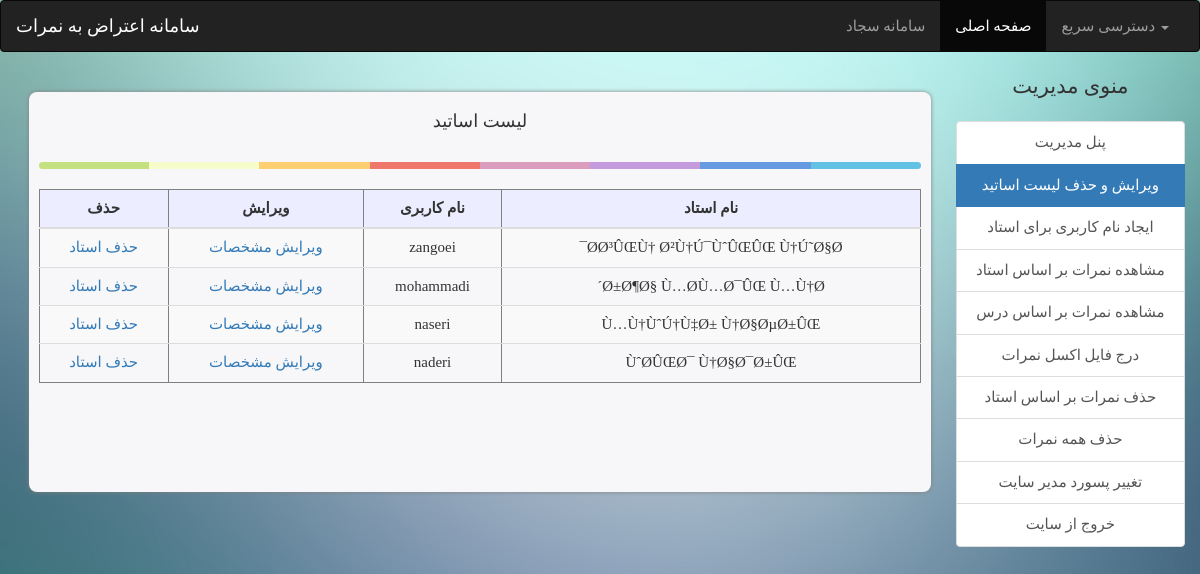
Page /admin/ostad_list.php (signed in) on the committed database.
### tables this page shows
CREATE TABLE IF NOT EXISTS `ostad_login` (
  `id` int(11) NOT NULL AUTO_INCREMENT,
  `ostad_name` varchar(200) NOT NULL,
  `user` varchar(50) NOT NULL,
  `pass` varchar(70) NOT NULL,
  PRIMARY KEY (`id`),
  UNIQUE KEY `user` (`user`),
  UNIQUE KEY `ostad_name` (`ostad_name`),
  KEY `ostad_name_2` (`ostad_name`)
);

### admin/ostad_list.php (the view, shortened to what this page needs)
<!DOCTYPE html PUBLIC "-//W3C//DTD XHTML 1.0 Transitional//EN" "http://www.w3.org/TR/xhtml1/DTD/xhtml1-transitional.dtd">
<html xmlns="http://www.w3.org/1999/xhtml">
<head>
<link rel="stylesheet" href="/bootstrap/css/bootstrap.min.css">
<link rel="stylesheet" href="../style.css">
</head>
<body>
<nav class="navbar navbar-inverse">
  <div class="container-fluid">
    <div class="navbar-header">
      <a class="navbar-brand" href="../" style="color:#FFF">سامانه اعتراض به نمرات</a>
    </div>
    <div class="collapse navbar-collapse" id="bs-example-navbar-collapse-1">
      <ul class="nav navbar-nav navbar-right">
        <li><a href="https://edu.uast.ac.ir/">سامانه سجاد</a></li>
        <li class="active"><a href="../">صفحه اصلی <span class="sr-only">(current)</span></a></li>
        <li class="dropdown">
          <a href="#" class="dropdown-toggle" data-toggle="dropdown" role="button" aria-haspopup="true" aria-expanded="false">دسترسی سریع <span class="caret"></span></a>
        </li>
      </ul>
    </div>
  </div>
</nav>
<div class="wrapper">
			<?php
			if(isset($_SESSION['admin']) && $_SESSION['admin'] == true){
				?>
                <div class="menur">
            <div class="col-md-2" align="center" dir="rtl">
                <p class="lead" style="font-family:Tahoma" align="center" >منوی مدیریت</p>
                <div class="list-group"  >
                	<a href="../admin/" class="list-group-item" >پنل مدیریت</a>
                    <a href="../admin/ostad_list.php" class="list-group-item active">ویرایش و حذف لیست اساتید</a>
                    <a href="../admin/create.php" class="list-group-item">ایجاد نام کاربری برای استاد</a>
                    <a href="../admin/view_course_by_ostad.php" class="list-group-item">مشاهده نمرات بر اساس استاد</a>
                    <a href="../admin/view_course_by_name.php" class="list-group-item">مشاهده نمرات بر اساس درس</a>
 <a href="../admin/import.php" class="list-group-item">درج فایل اکسل نمرات</a>
                    <a href="../admin/delete_grades_by_ostad_name.php" class="list-group-item">حذف نمرات بر اساس استاد</a>
                        <a href="../admin/delete_all.php" class="list-group-item">حذف همه نمرات</a>
                         <a href="../admin/change_pwd.php" class="list-group-item">تغییر پسورد مدیر سایت</a>
                            <a href="../admin/sign_out.php" class="list-group-item">خروج از سایت</a>
                </div>
            </div></div> <div class="menul" >
         <?php       }   ?>
<div id="lcontainer"  align="center" style="width:94%; min-height:400px;  float:none;" >
			<?php
		if(isset($_SESSION['admin']) && $_SESSION['admin'] == true){
			?>
  <?php
			$result=mysql_query("SELECT * FROM ostad_login ORDER BY ostad_name");
$num_rows = mysql_num_rows($result);
			if ($num_rows>0){
				echo    '
	<h4 class="form-signin-heading">لیست اساتید</h4>
		<hr class="colorgraph">
				<table border="1"  width="85%" dir="rtl" class="table table-striped">
  <thead class="thead-default">
				          <tr bgcolor="#eceeff">
    <th style="text-align:center;">نام استاد</th>
    <th style="text-align:center;">نام کاربری</th>
    <th style="text-align:center;">ویرایش</th>
     <th style="text-align:center;">حذف</th>
  </tr></thead>
				';
			while($test = mysql_fetch_array($result))
			{
			    $id = $test['id'];
     			echo "<tr align='center'>";
				echo"<td>" .$test['ostad_name']."</font></td>";
				echo"<td>" .$test['user']."</font></td>";
				echo"<td> <a href ='edit.php?id=$id'> ویرایش مشخصات</a>";
				echo"<td> <a href ='del.php?id=$id' " ?> onclick="return confirm('آیا مطمئن هستید که میخواهید استاد مربوطه را حذف کنید؟؟جهت یکپارچگی اطلاعات ، علاوه بر مشخصات استاد،تمامی نمرات دانشجویان که توسط این استاد آپلود شده نیز حذف خواهند شد')"  <?php echo "><center>حذف استاد</center></a>";
				echo "</tr>";
			} } else echo '<div  id="inner"  class="alert alert-success" role="alert" style="width:420px;"  align="center"  >
  <span class="glyphicon glyphicon-share" aria-hidden="true"></span>
  <span class="sr-only">Error:</span> <br><br> در حال حاضر هیچ استادی به سامانه اضاف نشده است.از طریق منوی مدیریت میتوانید برای ساخت نام کاربری اساتید اقدام کنید </div>';
			}   else { echo '  <div id="inner"  class="alert alert-danger" role="alert" style="width:420px;"  align="center"   >
  <span class="glyphicon glyphicon-exclamation-sign" aria-hidden="true"></span>
  <span class="sr-only"></span><br>
  شما مجوز ورود به این بخش را ندارید
</div>   ';}
			?>
</table>
</div>
</body>
</html>

### style.css (style rules this page uses)
body { background-image : url('bg.jpg'); background-attachment: fixed; font-family:tahoma; font-size:15px; -webkit-background-size: cover; -moz-background-size: cover; -o-background-size: cover; background-size: cover; }
#lcontainer { position: relative; width: :400px; margin: 0 auto; min-height: :500px; background-color: #F7F7F9; border-radius: 8px; box-shadow: 0px 0px 4px gray; margin-top: 20px; padding: 10px; align:left; }
div.wrapper { position: relative; }
div.menul { float: left; width: 80%; }
div.menur { position: absolute; right: 0; z-index: 999; width: 24%; }
.form-signin-heading { text-align:center; margin-bottom: 30px; }
.colorgraph { height: 7px; border-top: 0; background: #c4e17f; border-radius: 5px; background-image: -webkit-linear-gradient(left, #c4e17f, #c4e17f 12.5%, #f7fdca 12.5%, #f7fdca 25%, #fecf71 25%, #fecf71 37.5%, #f0776c 37.5%, #f0776c 50%, #db9dbe 50%, #db9dbe 62.5%, #c49cde 62.5%, #c49cde 75%, #669ae1 75%, #669ae1 87.5%, #62c2e4 87.5%, #62c2e4); background-image: -moz-linear-gradient(left, #c4e17f, #c4e17f 12.5%, #f7fdca 12.5%, #f7fdca 25%, #fecf71 25%, #fecf71 37.5%, #f0776c 37.5%, #f0776c 50%, #db9dbe 50%, #db9dbe 62.5%, #c49cde 62.5%, #c49cde 75%, #669ae1 75%, #669ae1 87.5%, #62c2e4 87.5%, #62c2e4); background-image: -o-linear-gradient(left, #c4e17f, #c4e17f 12.5%, #f7fdca 12.5%, #f7fdca 25%, #fecf71 25%, #fecf71 37.5%, #f0776c 37.5%, #f0776c 50%, #db9dbe 50%, #db9dbe 62.5%, #c49cde 62.5%, #c49cde 75%, #669ae1 75%, #669ae1 87.5%, #62c2e4 87.5%, #62c2e4); background-image: linear-gradient(to right, #c4e17f, #c4e17f 12.5%, #f7fdca 12.5%, #f7fdca 25%, #fecf71 25%, #fecf71 37.5%, #f0776c 37.5%, #f0776c 50%, #db9dbe 50%, #db9dbe 62.5%, #c49cde 62.5%, #c49cde 75%, #669ae1 75%, #669ae1 87.5%, #62c2e4 87.5%, #62c2e4); }

### rows in the picture
ostad_login: ostad_name "Ø­Ø³ÛŒÙ† Ø²Ù†Ú¯ÙˆÛŒÛŒ Ù†Ú˜Ø§Ø¯", user "zangoei"
ostad_login: ostad_name "Ø±Ø¶Ø§ Ù…Ø­Ù…Ø¯ÛŒ Ù…Ù†Ø´", user "mohammadi"
ostad_login: ostad_name "Ù…Ù†ÙˆÚ†Ù‡Ø± Ù†Ø§ØµØ±ÛŒ", user "naseri"
ostad_login: ostad_name "ÙˆØ­ÛŒØ¯ Ù†Ø§Ø¯Ø±ÛŒ", user "naderi"
